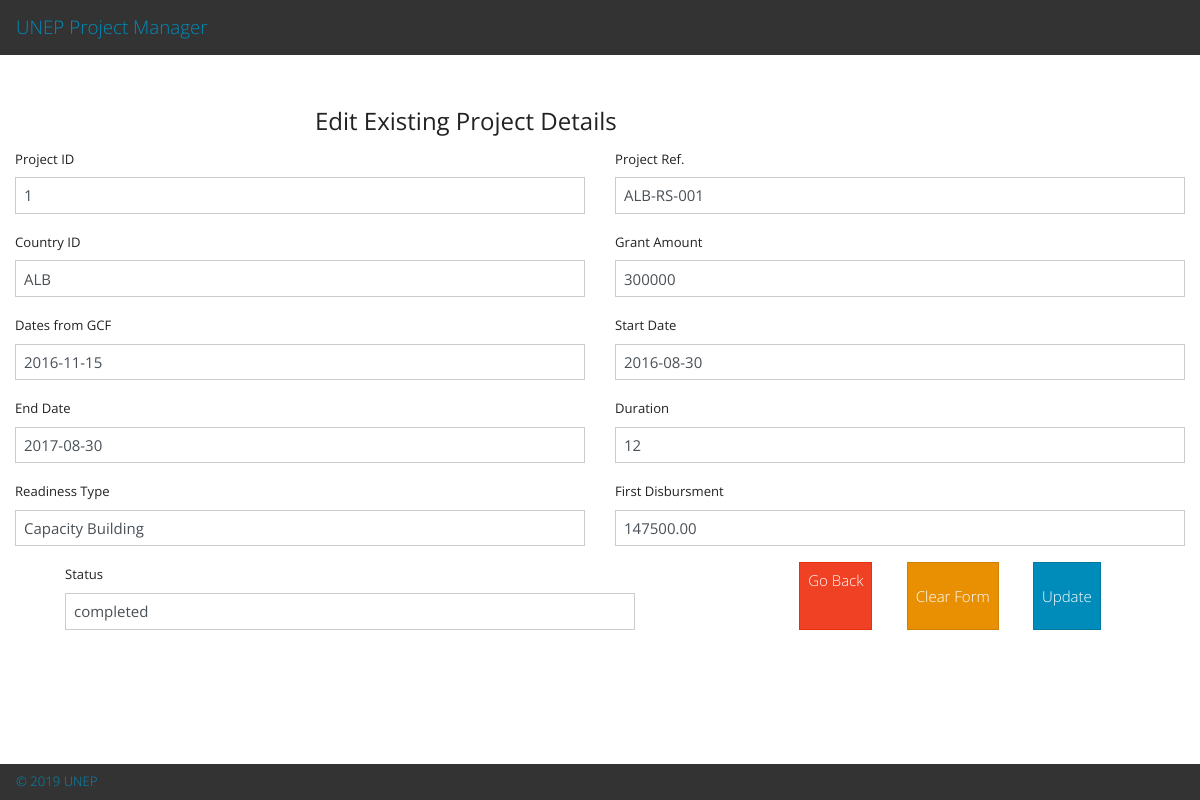
/welcome/update/1, run on the app's committed database.
### tables this page shows
CREATE TABLE `projects_table` (
  `project_id` int(50) NOT NULL,
  `project_ref` varchar(100) DEFAULT NULL,
  `country_id` varchar(10) DEFAULT NULL,
  `grant_amount` int(25) DEFAULT NULL,
  `dates_from_gcf` date DEFAULT NULL,
  `start_date` date DEFAULT NULL,
  `end_date` date DEFAULT NULL,
  `duration` int(10) DEFAULT NULL,
  `readiness_type` varchar(100) DEFAULT NULL,
  `first_disbursment` float(25,2) DEFAULT NULL,
  `status` varchar(50) DEFAULT NULL
);

### application/core/MY_Loader.php (called while the page is built, shortened)
<?php
Class MY_Loader extends CI_Loader {
	public function __construct() {
		$this->ci = &get_instance();
	}
	public function view($view, $vars = array(), $return = FALSE) {
		$format = $this->ci->input->get('format');
		if($format == 'json') {
			$this->ci->_json_array[$view] = $vars;
			$this->ci->output
				->set_output(json_encode($this->ci->_json_array, JSON_NUMERIC_CHECK));
		}
		else {
			parent::view($view, $vars, $return);
		}
	}
}
?>

### application/controllers/Welcome.php (called while the page is built, shortened)
<?php
class Welcome extends CI_Controller {
	public function update($project_id){
		$this->load->model('queries');
		$project = $this->queries->getSingleProjects($project_id);
		$this->load->view('update', ['project'=>$project]);
	}
}

### index.php (called while the page is built, shortened)
<?php
require_once BASEPATH.'core/CodeIgniter.php';

### application/models/queries.php (called while the page is built, shortened)
<?php
    class queries extends CI_Model{
        public function getSingleProjects($project_id){
            $query = $this->db->get_where('projects_table', array('project_id' => $project_id));
            if ($query->num_rows() > 0 ){
                return $query->row();
            }
        }
    }
?>

### application/views/update.php (the view, shortened to what this page needs)
<?php include_once('header.php'); ?>
    <div class="container-fluid my-5">
        <?php echo form_open("welcome/change/{$project->project_id}", ['class'=>'form-horizontal']);?>
            <fieldset class="row d-flex my-3">
                <legend class="col-md-6 col-sm-10 col-xs-12 mx-auto">Edit Existing Project Details</legend>
                <div class="col-md-6 col-sm-10 col-xs-12 mx-auto form-group">
                <label for="projectid">Project ID</label>
                <?php echo form_input(['name'=>'project_id', 'placeholder'=>'Enter a unique Project Identifier', 'class'=>'form-control', 'value'=>set_value('project_id', $project->project_id)]);?>
                </div>
                <div class="col-md-6 col-sm-10 col-xs-12 mx-auto form-group">
                <label for="projectref">Project Ref.</label>
                <?php echo form_input(['name'=>'project_ref', 'placeholder'=>'Enter Project Ref', 'class'=>'form-control', 'value'=>set_value('project_ref', $project->project_ref)]);?>
                </div>
                <div class="col-md-6 col-sm-10 col-xs-12 mx-auto form-group">
                <label for="countryid">Country ID</label>
                <?php echo form_input(['name'=>'country_id', 'placeholder'=>'Enter Country ID', 'class'=>'form-control', 'value'=>set_value('country_id', $project->country_id)]);?>
                </div>
                <div class="col-md-6 col-sm-10 col-xs-12 mx-auto form-group">
                <label class="control-label">Grant Amount</label>
                <?php echo form_input(['name'=>'grant_amount', 'placeholder'=>'Enter Grant Amount', 'class'=>'form-control', 'value'=>set_value('grant_amount', $project->grant_amount)]);?>
                </div>
                <div class="col-md-6 col-sm-10 col-xs-12 mx-auto form-group">
                <label class="control-label" for="dates_from_gcf">Dates from GCF</label>
                <?php echo form_input(['name'=>'dates_from_gcf', 'placeholder'=>'YYYY/MM/DD', 'class'=>'form-control', 'value'=>set_value('dates_from_gcf', $project->dates_from_gcf)]);?>
                </div>
                <div class="col-md-6 col-sm-10 col-xs-12 mx-auto form-group">
                <label class="control-label" for="start_date">Start Date</label>
                <?php echo form_input(['name'=>'start_date', 'placeholder'=>'YYYY/MM/DD', 'class'=>'form-control', 'value'=>set_value('start_date', $project->start_date)]);?>
                </div>
                <div class="col-md-6 col-sm-10 col-xs-12 mx-auto form-group">
                <label class="control-label" for="end_date">End Date</label>
                <?php echo form_input(['name'=>'end_date', 'placeholder'=>'YYYY/MM/DD', 'class'=>'form-control', 'value'=>set_value('end_date', $project->end_date)]);?>
                </div>
                <div class="col-md-6 col-sm-10 col-xs-12 mx-auto form-group">
                <label for="duration">Duration</label>
                <?php echo form_input(['name'=>'duration', 'placeholder'=>'Number of Months', 'class'=>'form-control', 'value'=>set_value('duration', $project->duration)]);?>
                </div>
                <div class="col-md-6 col-sm-10 col-xs-12 mx-auto form-group">
                <label for="readiness_type">Readiness Type</label>
                <?php echo form_input(['name'=>'readiness_type', 'placeholder'=>'Readiness Type', 'class'=>'form-control', 'value'=>set_value('readiness_type', $project->readiness_type)]);?>
                </div>
                <div class="col-md-6 col-sm-10 col-xs-12 mx-auto form-group">
                <label class="control-label">First Disbursment</label>
                <?php echo form_input(['name'=>'first_disbursment', 'placeholder'=>'First Disbursment Amount', 'class'=>'form-control', 'value'=>set_value('first_disbursment', $project->first_disbursment)]);?>
                </div>
                <div class="col-md-6 col-sm-10 col-xs-12 mx-auto form-group">
                <label for="status">Status</label>
                <?php echo form_input(['name'=>'status', 'placeholder'=>'Status', 'class'=>'form-control', 'value'=>set_value('status', $project->status)]);?>
                </div>
                <div class="col-md-4 col-sm-10 col-xs-12 mx-auto d-flex form-group">
                    <?php echo anchor('welcome', 'Go Back', ['class'=>'btn btn-danger ml-auto']);?>
                    <?php echo form_reset(['name'=>'reset', 'value'=>'Clear Form', 'class'=>'btn btn-warning mx-auto']);?>
                    <?php echo form_submit(['name'=>'submit', 'value'=>'Update', 'class'=>'btn btn-primary mr-auto']);?>
                </div>
            </fieldset>
        <?php echo form_close();?>
    </div>
<?php include_once('footer.php'); ?>

### data on the page
projects_table: project_id "1", project_ref "ALB-RS-001", country_id "ALB", grant_amount "300000", dates_from_gcf "2016-11-15", start_date "2016-08-30", end_date "2017-08-30", duration "12", readiness_type "Capacity Building", first_disbursment "147500.00", status "completed"

### other printed values
anchor('welcome', 'Go Back', ['class'=>'btn btn-danger ml-auto']) "Go Back"
